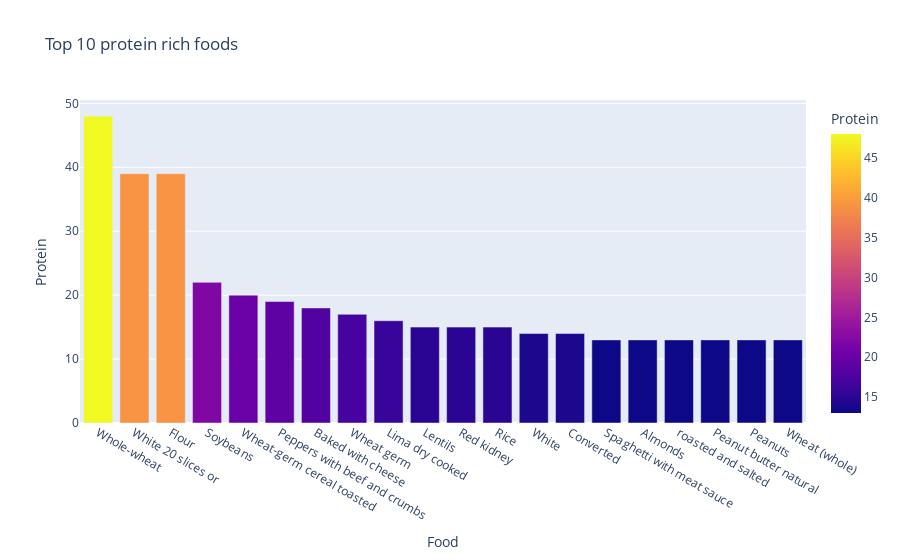

The code cell stored with this chart in its notebook:
### Markdown cell above
# Análisis de Métricas Individuales: Alimentos Ricos en Proteína

En esta sección, identificaremos los alimentos más ricos en proteínas dentro de las categorías de vegetales, granos, cereales, semillas y frutos secos. 

## Proceso

1. **Filtrado por Categorías**:
   - Se seleccionan los alimentos que pertenecen a las siguientes categorías:
     - Vegetales (A-E, F-P, R-Z).
     - Cereales, panes y comida rápida a base de granos.
     - Semillas y frutos secos.

2. **Ordenación**:
   - Se ordenan los alimentos de estas categorías según su contenido de proteína en orden descendente.

3. **Visualización**:
   - Se seleccionan los 20 alimentos más ricos en proteínas y se genera un gráfico de barras interactivo para mostrar los resultados.

### Code cell
alls=['Vegetables A-E',
 'Vegetables F-P',
 'Vegetables R-Z','Breads cereals fastfoodgrains','Seeds and Nuts']

prot= nutrients[nutrients['Category'].isin(alls)]

protein_rich= prot.sort_values(by='Protein', ascending= False)
top_20=protein_rich.head(20)
fig = px.bar(top_20, x='Food', y='Protein', color='Protein', title=' Top 10 protein rich foods')
fig.show()

### Figure 1 — Plotly figure (JSON) as saved in the notebook; plotly's stock layout.template omitted (floating-point values rounded to 4 significant figures)
{"data": [{"alignmentgroup": "True", "hovertemplate": "Food=%{x}<br>Protein=%{marker.color}<extra></extra>", "legendgroup": "", "marker": {"color": [48, 39, 39, 22, 20, 19, 18, 17, 16, 15, 15, 15, 14, 14, 13, 13, 13, 13, 13, 13], "coloraxis": "coloraxis", "pattern": {"shape": ""}}, "name": "", "offsetgroup": "", "orientation": "v", "showlegend": false, "textposition": "auto", "type": "bar", "x": ["Whole-wheat", "White 20 slices or", "Flour", "Soybeans", "Wheat-germ cereal toasted", "Peppers with beef and crumbs", "Baked with cheese", "Wheat germ", "Lima dry cooked", "Lentils", "Red kidney", "Rice", "White", "Converted", "Spaghetti with meat sauce", "Almonds", "roasted and salted", "Peanut butter natural", "Peanuts", "Wheat (whole)"], "xaxis": "x", "y": [48, 39, 39, 22, 20, 19, 18, 17, 16, 15, 15, 15, 14, 14, 13, 13, 13, 13, 13, 13], "yaxis": "y"}], "layout": {"autosize": true, "barmode": "relative", "coloraxis": {"colorbar": {"title": {"text": "Protein"}}, "colorscale": [[0, "#0d0887"], [0.1111, "#46039f"], [0.2222, "#7201a8"], [0.3333, "#9c179e"], [0.4444, "#bd3786"], [0.5556, "#d8576b"], [0.6667, "#ed7953"], [0.7778, "#fb9f3a"], [0.8889, "#fdca26"], [1, "#f0f921"]]}, "legend": {"tracegroupgap": 0}, "title": {"text": " Top 10 protein rich foods"}, "xaxis": {"anchor": "y", "autorange": true, "domain": [0, 1], "range": [-0.5, 19.5], "title": {"text": "Food"}, "type": "category"}, "yaxis": {"anchor": "x", "autorange": true, "domain": [0, 1], "range": [0, 50.53], "title": {"text": "Protein"}, "type": "linear"}}}
